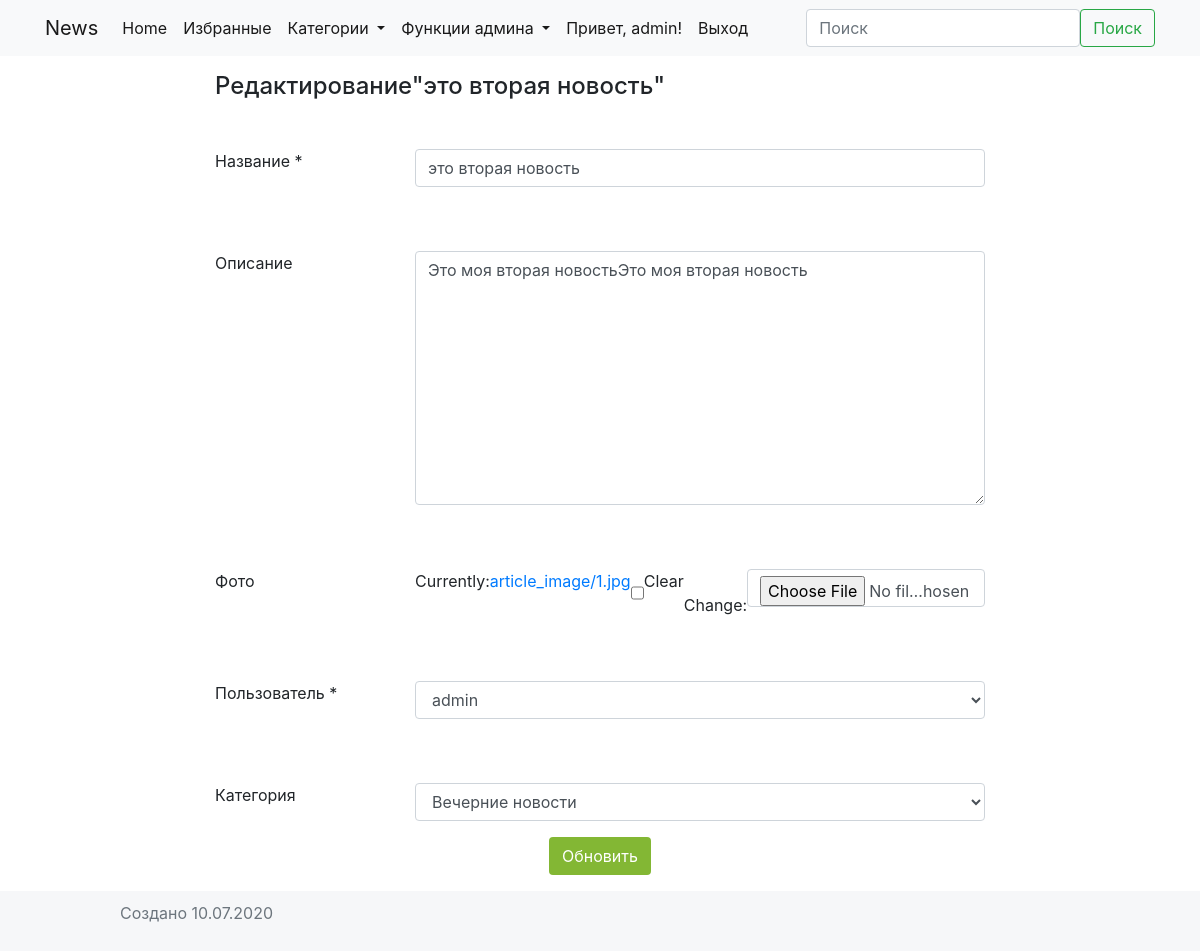
Screenshot of /article/edit/2/ (signed in) with the database file from the repository.
### webapp/models.py (models this page shows)
class Article(models.Model):
    category_id = models.ForeignKey(Category, related_name='category_id', on_delete=models.SET_NULL, null=True,
                                    blank=True, verbose_name='Категория')
    user_id = models.ForeignKey(User, related_name='user_id', on_delete=models.PROTECT, verbose_name='Пользователь')
    title = models.CharField(max_length=200, verbose_name='Название')
    description = models.TextField(max_length=3000, verbose_name='Описание', null=True, blank=True)
    image = models.ImageField(upload_to='article_image', null=True, blank=True, verbose_name='Фото')
    date = models.DateTimeField(auto_now_add=True,
                                verbose_name='Дата добавления')  # добавил дату создания новости, для вывода новвых новостей
    views = models.IntegerField('Просмотры', default=0)  # добавил счетчик просмотров Новостей
    def __str__(self):
        return self.title
    class Meta:
        verbose_name = 'Новость'
        verbose_name_plural = 'Новости'

### webapp/views.py (the view)
# urls.py: path('article/edit/<int:pk>/', ArticleUpdateView.as_view(), name='article_edit'),
class ArticleUpdateView(UserPassesTestMixin, UpdateView):
    template_name = 'partial/edit.html'
    context_key = 'article'
    model = Article
    fields = ['title', 'description', 'image', 'user_id', 'category_id']
    success_url = reverse_lazy('webapp:index')
    def test_func(self):
        user = self.request.user
        return user.is_staff

### webapp/forms.py
class FullSearchForm(forms.Form):
    text = forms.CharField(max_length=20, required=False, label='Поиск')

### webapp/context_processors.py (called while the page is built)
def category(request):
    return {"categories": Category.objects.all()}

def get_search_form(request):
    search_form = FullSearchForm(request.GET or None)
    return {"search_form": search_form}

def favorite_counter(request):
    counter = request.session.get('favorites')
    if counter:
        counter = len(request.session.get('favorites'))
    else:
        counter = 0
    return {"favorite_counter": counter}

### webapp/models.py (called while the page is built)
    def __str__(self):
        return self.title

### webapp/templates/partial/edit.html (shortened to what this page needs)
{% extends 'base.html' %}
{% load static %}
{% block content %}
    <div class="container mt-3" style="width: 800px">
        <h4>Редактирование"{{ object }}"</h4>
        <form method="POST" enctype="multipart/form-data">
            {% include 'partial/form.html' %}
            <p class="text-center"><input type="submit" value="Обновить" class="btn"
                                          style="background-color: #83B734; color: white"></p>
        </form>
    </div>
{% endblock %}

### webapp/templates/base.html (shortened to what this page needs)
{% load static %}
<!doctype html>
<html lang="en">
<head>
    <link rel="stylesheet" href="https://stackpath.bootstrapcdn.com/bootstrap/4.5.0/css/bootstrap.min.css"
>
</head>
<body>
<nav class="navbar navbar-expand-lg navbar-light bg-light">
    <div class="container">
        <a class="navbar-brand" href="{% url 'webapp:easter_egg' %}">News</a>
        <div class="collapse navbar-collapse" id="navbarSupportedContent">
            <ul class="navbar-nav mr-auto">
                <li class="nav-item active">
                    <a class="nav-link" href="{% url 'webapp:index' %}">Home <span class="sr-only">(current)</span></a>
                </li>
                <li class="nav-item active">
                    <a class="nav-link"
                       href="{% url 'webapp:favorite_article' %}">Избранные</a>
                </li>
                {% if user.is_authenticated %}
                    <li class="nav-item dropdown">
                        <a class="nav-link active dropdown-toggle" href="#" id="navbarDropdown" role="button"
                           data-toggle="dropdown" aria-haspopup="true" aria-expanded="false">
                            Категории
                        </a>
                    </li>
                {% endif %}
                {% if perms.webapp.user_add %}
                    <li class="nav-item dropdown">
                        <a class="nav-link active dropdown-toggle" href="#" id="navbarDropdown" role="button"
                           data-toggle="dropdown" aria-haspopup="true" aria-expanded="false">
                            Функции админа
                        </a>
                    </li>
                {% endif %}
                {% if user.is_authenticated %}
                    <li class="nav-item active">
                        <a class="nav-link"
                           href="{% url 'accounts:user_detail' user.pk %}">Привет, {{ user.username }}!</a></li>
                    <li class="nav-item active">
                        <a class="nav-link"
                           href="{% url 'accounts:logout' %}">Выход</a></li>
                {% else %}
                    <li class="nav-item active">
                        <a class="nav-link"
                           href="{% url 'accounts:login' %}">Вход</a></li>
                {% endif %}
            </ul>
            {% if user.is_authenticated %}
                {% include 'partial/search.html' %}
            {% endif %}
        </div>
    </div>
</nav>
<div class="container">
    {% if user.is_authenticated %}
        {% block content %}{% endblock %}
    {% else %}
        {% block login %}{% endblock %}
    {% endif %}
</div>
</body>
<footer class="footer" style="padding-bottom: 10px; padding-top: 10px; background-color: #f6f7f9">
        <p class="text-muted" style="text-align: left; padding-left: 10%">Создано 10.07.2020</p>
</footer>
</html>

### webapp/templates/partial/form.html (shortened to what this page needs)
{% load widget_tweaks %}
{% for field in form %}
    <div class="row mt-5">
        <p class="col-3"><label for="{{ field.id_for_label }}">{{ field.label }} {% if field.field.required %}*{% endif %}</label></p>
        {% if field.errors %}
            <p class="col-9 d-flex">{{ field| add_class:'field-error form-control' }}</p>
        {% else %}
            <p class="col-9 d-flex">{{ field | add_class:'form-control'}}</p>
        {% endif %}
    </div>
{% endfor %}

### rows the page displays
Article: title "это вторая новость", title "это вторая новость" "Это моя вторая новостьЭто моя вторая новость" "admin" "Вечерние новости"

### other values shown
{{ user.username }} "admin"
{{ field.label }} "Название" "Описание" "Фото" "Пользователь" "Категория"
